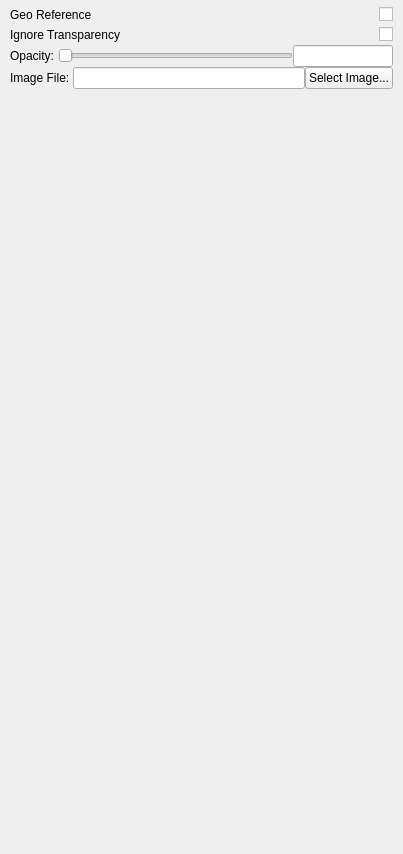
<?xml version="1.0" encoding="UTF-8"?>
<ui version="4.0">
 <class>ImageAppearanceGUI</class>
 <widget class="QWidget" name="ImageAppearanceGUI">
  <property name="geometry">
   <rect>
    <x>0</x>
    <y>0</y>
    <width>403</width>
    <height>854</height>
   </rect>
  </property>
  <property name="sizePolicy">
   <sizepolicy hsizetype="Expanding" vsizetype="Expanding">
    <horstretch>0</horstretch>
    <verstretch>0</verstretch>
   </sizepolicy>
  </property>
  <property name="minimumSize">
   <size>
    <width>0</width>
    <height>0</height>
   </size>
  </property>
  <property name="maximumSize">
   <size>
    <width>16777215</width>
    <height>16777215</height>
   </size>
  </property>
  <property name="windowTitle">
   <string>Form</string>
  </property>
  <property name="whatsThis">
   <string>&lt;html&gt;&lt;head/&gt;&lt;body&gt;&lt;p&gt;These options concern the appearance of Two-D renderer&lt;/p&gt;&lt;/body&gt;&lt;/html&gt;</string>
  </property>
  <layout class="QHBoxLayout" name="horizontalLayout">
   <property name="sizeConstraint">
    <enum>QLayout::SetMaximumSize</enum>
   </property>
   <property name="leftMargin">
    <number>0</number>
   </property>
   <property name="topMargin">
    <number>5</number>
   </property>
   <property name="rightMargin">
    <number>0</number>
   </property>
   <property name="bottomMargin">
    <number>0</number>
   </property>
   <item>
    <layout class="QVBoxLayout" name="verticalLayout">
     <property name="spacing">
      <number>0</number>
     </property>
     <property name="sizeConstraint">
      <enum>QLayout::SetMaximumSize</enum>
     </property>
     <property name="leftMargin">
      <number>10</number>
     </property>
     <property name="rightMargin">
      <number>10</number>
     </property>
     <item>
      <layout class="QHBoxLayout" name="horizontalLayout_2">
       <property name="spacing">
        <number>0</number>
       </property>
       <property name="bottomMargin">
        <number>0</number>
       </property>
       <item>
        <widget class="QLabel" name="label">
         <property name="text">
          <string>Geo Reference</string>
         </property>
        </widget>
       </item>
       <item>
        <spacer name="horizontalSpacer">
         <property name="orientation">
          <enum>Qt::Horizontal</enum>
         </property>
         <property name="sizeHint" stdset="0">
          <size>
           <width>40</width>
           <height>20</height>
          </size>
         </property>
        </spacer>
       </item>
       <item>
        <widget class="QCheckBox" name="samboc">
         <property name="text">
          <string/>
         </property>
        </widget>
       </item>
      </layout>
     </item>
     <item>
      <layout class="QHBoxLayout" name="horizontalLayout_3">
       <property name="spacing">
        <number>0</number>
       </property>
       <property name="bottomMargin">
        <number>0</number>
       </property>
       <item>
        <widget class="QLabel" name="label_2">
         <property name="text">
          <string>Ignore Transparency</string>
         </property>
        </widget>
       </item>
       <item>
        <spacer name="horizontalSpacer_2">
         <property name="orientation">
          <enum>Qt::Horizontal</enum>
         </property>
         <property name="sizeHint" stdset="0">
          <size>
           <width>40</width>
           <height>20</height>
          </size>
         </property>
        </spacer>
       </item>
       <item>
        <widget class="QCheckBox" name="checkBox">
         <property name="text">
          <string/>
         </property>
        </widget>
       </item>
      </layout>
     </item>
     <item>
      <layout class="QHBoxLayout" name="horizontalLayout_4">
       <property name="spacing">
        <number>0</number>
       </property>
       <property name="bottomMargin">
        <number>0</number>
       </property>
       <item>
        <widget class="QLabel" name="label_3">
         <property name="text">
          <string>Opacity: </string>
         </property>
        </widget>
       </item>
       <item>
        <widget class="QSlider" name="horizontalSlider">
         <property name="orientation">
          <enum>Qt::Horizontal</enum>
         </property>
        </widget>
       </item>
       <item>
        <widget class="QLineEdit" name="lineEdit">
         <property name="maximumSize">
          <size>
           <width>100</width>
           <height>16777215</height>
          </size>
         </property>
        </widget>
       </item>
      </layout>
     </item>
     <item>
      <layout class="QHBoxLayout" name="horizontalLayout_5">
       <property name="spacing">
        <number>0</number>
       </property>
       <property name="bottomMargin">
        <number>0</number>
       </property>
       <item>
        <widget class="QLabel" name="label_4">
         <property name="text">
          <string>Image File: </string>
         </property>
        </widget>
       </item>
       <item>
        <widget class="QLineEdit" name="lineEdit_2"/>
       </item>
       <item>
        <widget class="QPushButton" name="pushButton">
         <property name="text">
          <string>Select Image...</string>
         </property>
        </widget>
       </item>
      </layout>
     </item>
     <item>
      <spacer name="verticalSpacer">
       <property name="orientation">
        <enum>Qt::Vertical</enum>
       </property>
       <property name="sizeHint" stdset="0">
        <size>
         <width>20</width>
         <height>40</height>
        </size>
       </property>
      </spacer>
     </item>
    </layout>
   </item>
  </layout>
 </widget>
 <resources/>
 <connections/>
</ui>
